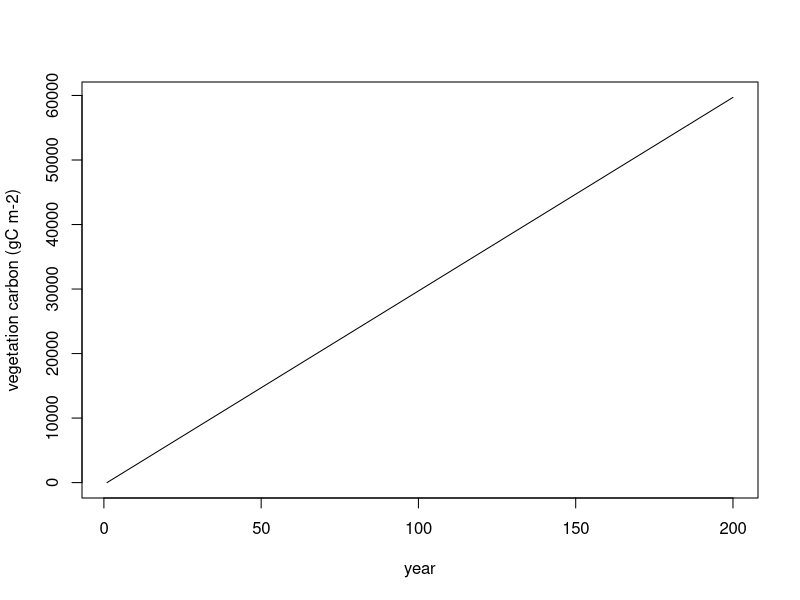
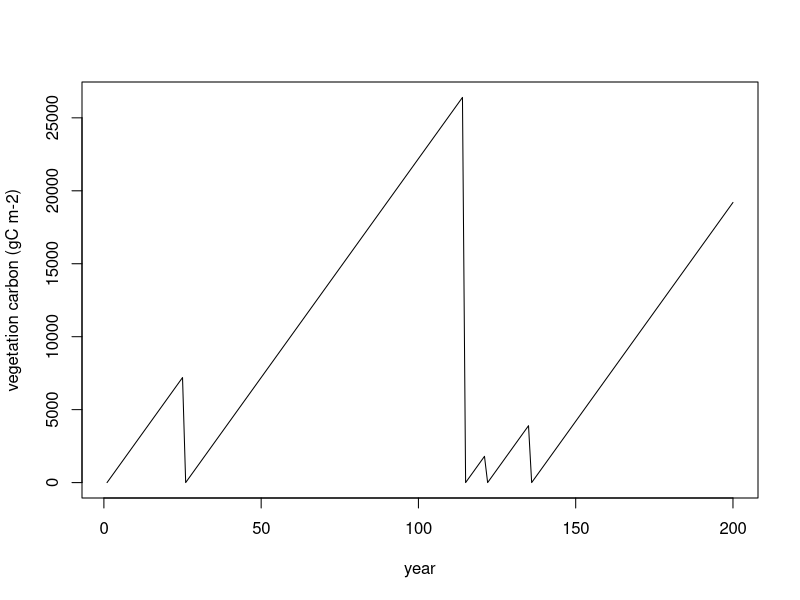

The R script that drew these images, in order:
## ---- chunk 1
a <- 2
b <- 3
c <- a + b
c 
## ---- chunk 2
side1 <- 2
side2 <- 3
rect_area <- side1 * side2
rect_area

## ---- chunk 3
calc_rect_area <- function(a, b){
  area <- a * b
  return(area)
}
## ---- chunk 4
side1 <- 5
side2 <- 40
area <- calc_rect_area(a = side1, b = side2)
area
## ---- chunk 5
calc_circle_area <- function(r){
  area  <- pi * r ^ 2
  return(area)
}

## ---- chunk 6
a <- c(10, 11, 12, 13, 14, 15, 16, 17, 18, 19, 20)
a
## ---- chunk 7
?c
## ---- chunk 8
index <- 1
a[index]
a[1]
## ---- chunk 9
a[3]
## ---- chunk 10
a <- array(0, dim = 10)
b <- array(0, dim = c(10, 20))
a
b
## ---- chunk 11
b[4, 5] <- 10
## ---- chunk 12
b[7,5] <- 100
b
## ---- chunk 13
loop_length <- 10
sequence <- seq(1, loop_length, by = 1)
for(i in sequence){
  print("Pass through loop")
  print(i)
}
## ---- chunk 14
b[2, 1] <- 6
b[2, 2] <- 6
b[2, 3] <- 6
b[2, 4] <- 6
b[2, 5] <- 6
b[2, 6] <- 6
b[2, 7] <- 6
b[2, 8] <- 6
b[2, 9] <- 6
b[2, 10] <- 6
## ---- chunk 15
i <- 1
b[2, i] <- 6
i <- 2
b[2, i] <- 6
i <- 3
b[2, i] <- 6
i <- 4
b[2, i] <- 6
i <- 5
b[2, i] <- 6
i <- 6
b[2, i] <- 6
i <- 7
b[2, i] <- 6
i <- 8
b[2, i] <- 6
i <- 9
b[2, i] <- 6
i <- 10
b[2, i] <- 6
## ---- chunk 16
seq <- seq(1, 20, by=1)
#Cleaner way: seq <- 1:1:20

for(i in seq){
  b[2, i] <- 7
}
## ---- chunk 17
1:loop_length
## ---- chunk 18
loop_length <- 10
for(i in 1:loop_length){
  print("Pass through loop")
  print(i)
}

## ---- chunk 19
npp <- 300
## ---- chunk 20
simulation_years <- 200
## ---- chunk 21
veg <- array(data = NA, dim = c(simulation_years))
## ---- chunk 22
veg[1] <- 1
## ---- chunk 23
for(i in 2:simulation_years){
  veg[i] <- veg[i - 1] + npp
}
## ---- chunk 24
veg
## ---- chunk 25
#Create a vector of simulation years to use as the x-axis where the `by` argument is 1 because we want a value for each year.
years <- seq(from = 1, to = simulation_years, by = 1)
plot(x = years, y = veg, type = "l", xlab = "year", ylab = "vegetation carbon (gC m-2)")
## ---- chunk 26
print_text <- TRUE

if(print_text){
    print("Ecosystem Dynamics is the best ever!")
} 
## ---- chunk 27
print_text = FALSE

if(print_text){
  print("Ecosystem Dynamics is the best ever!")
}
## ---- chunk 28
a <- 1
b <- 2
if(a < b){
  print("a is less than b")
}

if(a < 10){
  print("a is less than 10")
}
## ---- chunk 29
if(a < b){
  print("a is less than b")
}else{
  print("b is less than a")
}
## ---- chunk 30
?runif
## ---- chunk 31
lower <- 0
upper <- 1

rvar <- runif(n = 1, min = lower, max = upper)
rvar
## ---- chunk 32
npp <- 300
mortality <- 0.02
## ---- chunk 33
simulation_years <- 200
veg <- array(NA, dim = c(simulation_years))
veg[1] <- 0
## ---- chunk 34
for(i in 2:simulation_years){
  veg[i] <- veg[i - 1] + npp
  rvar <- runif(n = 1, min = 0, max = 1)
  if(rvar < mortality){  
    veg[i] <-  0
  }
}
## ---- chunk 35
years <- seq(from = 1, to = simulation_years, by = 1)
plot(x = years, y = veg, type = "l", xlab = "year", ylab = "vegetation carbon (gC m-2)")
